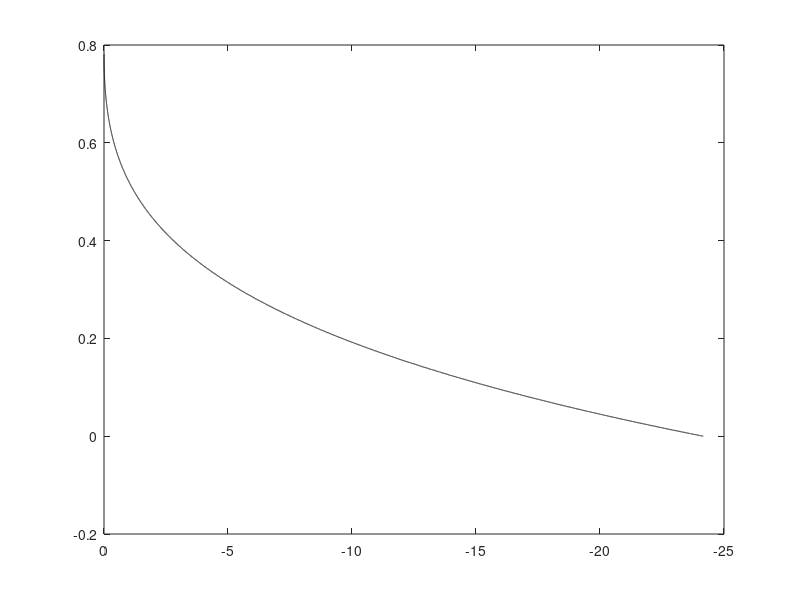

Write MATLAB code to recreate this figure.
clear all;
close all;

Fr0 = 0.1;
Ci = 0;
Cd = 1;
theta = 0;

% por = 0.5;
% d = 0.25;
% gamma = 2*por/(pi*d*(1-por));
gamma = 0;

% dx = 1e-3;
h(1) = Fr0^(2/3);
x(1) = 0;
i=1;
while h(i) < 1
    dx = 1e-16 + (1e-3-1e-16)*tanh(-10*x(i));
    if(i==1)
        Fr = 1 - 1e-8;
    else
        Fr = Fr0/(h(i)^1.5);
    end
    
    int = ((Fr^2)*((Ci/(1-h(i))) + Cd*(1+gamma*h(i))) - theta)/(Fr^2 - 1);
    
    h(i+1) = h(i) - dx*int;
    x(i+1) = x(i) - dx;

    int1(i) = (Ci/(1-h(i)));
    int2(i) = Cd*(1+gamma*h(i));    
    int3(i) = ((Fr^2 - 1)/Fr^2)*(h(i) - h(i+1))/dx;
    i = i+1;
    
    [x(i),h(i)]
    
end

%% Plots
figure(1);
% subplot(2,1,1);
plot(x,1-h,'k');hold on;set(gca,'XDir','Reverse')
% subplot(2,1,2);
% plot(x,-2*(gamma^3).*h.^3);hold on;set(gca,'XDir','Reverse')
% plot(x,3*(gamma^2).*h.^2);hold on;set(gca,'XDir','Reverse')
% plot(x,6*(gamma).*h);hold on;set(gca,'XDir','Reverse')
% plot(x,6*((Fr0^2)*(gamma^3)+1)*log(1+gamma*h));hold on;set(gca,'XDir','Reverse')

% plot(x(1:length(int1)),int1);hold on;set(gca,'XDir','Reverse')
% plot(x(1:length(int1)),int2);hold on;set(gca,'XDir','Reverse')
% plot(x(1:length(int1)),int3,'--');hold on;set(gca,'XDir','Reverse')
% legend('Ci','Cd','dh/dx')
% ylim([0 12])